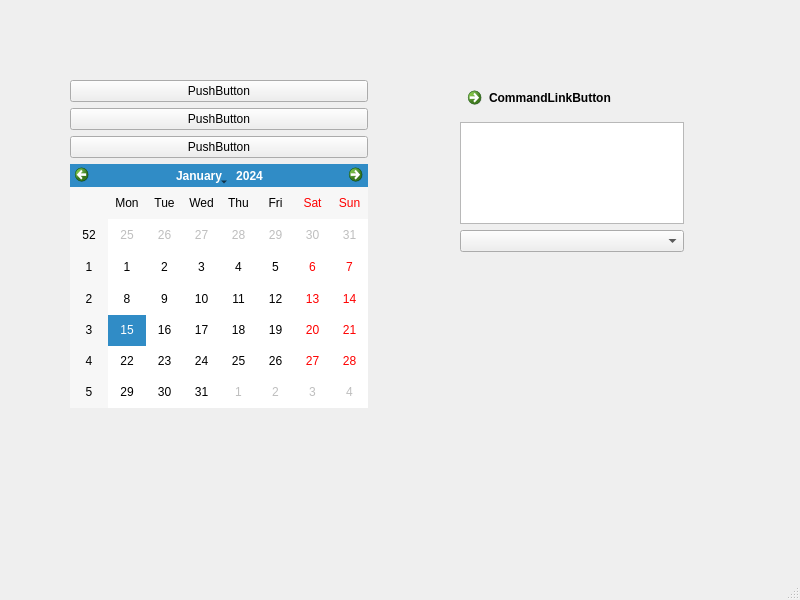
<?xml version="1.0" encoding="UTF-8"?>
<ui version="4.0">
 <class>MainWindow</class>
 <widget class="QMainWindow" name="MainWindow">
  <property name="geometry">
   <rect>
    <x>0</x>
    <y>0</y>
    <width>800</width>
    <height>600</height>
   </rect>
  </property>
  <property name="windowTitle">
   <string>MainWindow</string>
  </property>
  <widget class="QWidget" name="centralwidget">
   <widget class="QWidget" name="verticalLayoutWidget">
    <property name="geometry">
     <rect>
      <x>460</x>
      <y>80</y>
      <width>224</width>
      <height>172</height>
     </rect>
    </property>
    <layout class="QVBoxLayout" name="verticalLayout_2">
     <item>
      <widget class="QCommandLinkButton" name="commandLinkButton">
       <property name="text">
        <string>CommandLinkButton</string>
       </property>
      </widget>
     </item>
     <item>
      <widget class="QGraphicsView" name="graphicsView"/>
     </item>
     <item>
      <widget class="QComboBox" name="comboBox"/>
     </item>
    </layout>
   </widget>
   <widget class="QWidget" name="">
    <property name="geometry">
     <rect>
      <x>70</x>
      <y>80</y>
      <width>298</width>
      <height>328</height>
     </rect>
    </property>
    <layout class="QVBoxLayout" name="verticalLayout">
     <item>
      <widget class="QPushButton" name="pushButton_2">
       <property name="text">
        <string>PushButton</string>
       </property>
      </widget>
     </item>
     <item>
      <widget class="QPushButton" name="pushButton">
       <property name="text">
        <string>PushButton</string>
       </property>
      </widget>
     </item>
     <item>
      <widget class="QPushButton" name="pushButton_3">
       <property name="text">
        <string>PushButton</string>
       </property>
      </widget>
     </item>
     <item>
      <widget class="QCalendarWidget" name="calendarWidget"/>
     </item>
    </layout>
   </widget>
  </widget>
  <widget class="QMenuBar" name="menubar">
   <property name="geometry">
    <rect>
     <x>0</x>
     <y>0</y>
     <width>800</width>
     <height>26</height>
    </rect>
   </property>
  </widget>
  <widget class="QStatusBar" name="statusbar"/>
 </widget>
 <resources/>
 <connections/>
</ui>
